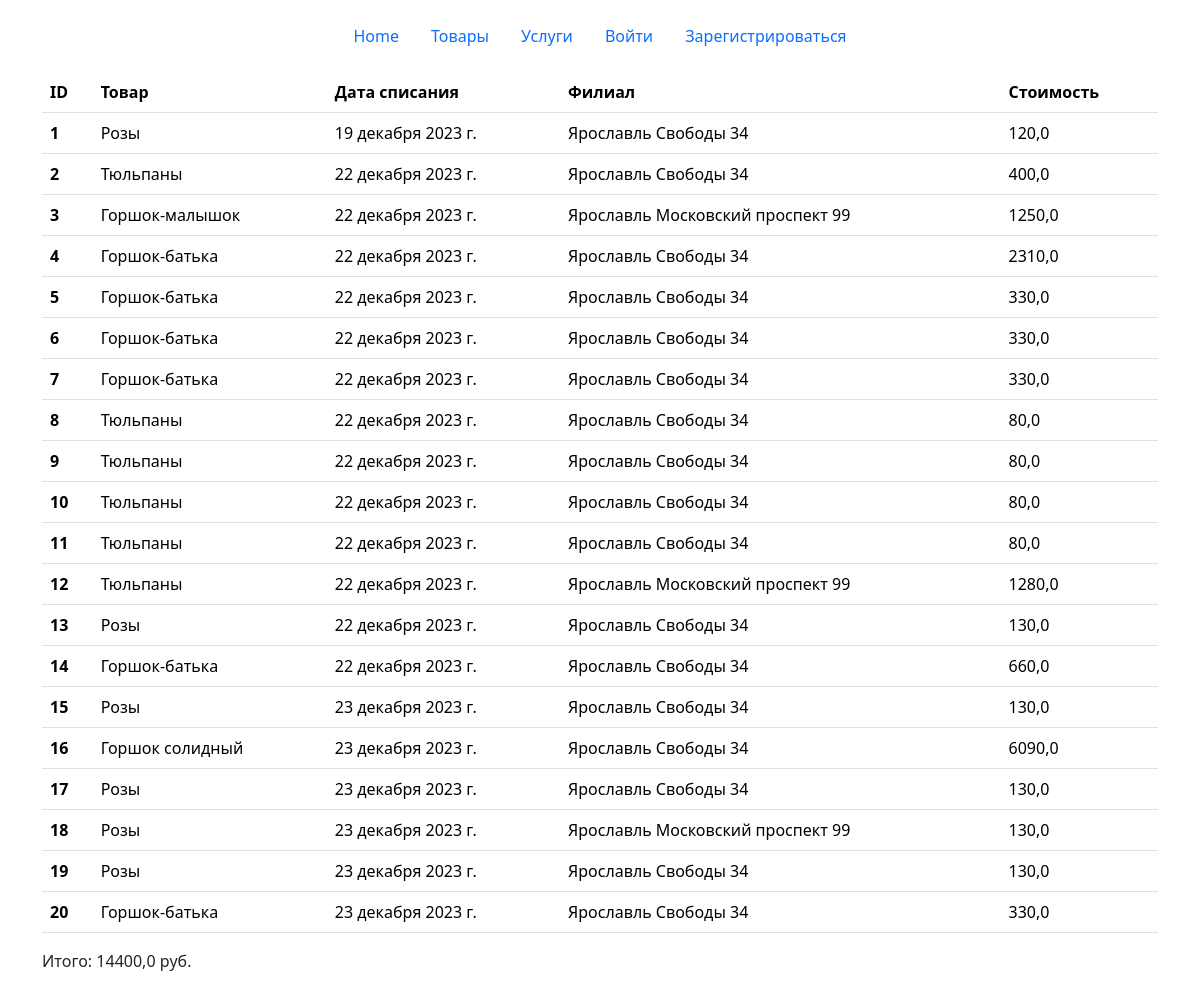
/all_sales/, run on the app's committed database.
### main/models.py (models this page shows, shortened)
class Sales(models.Model):
    product = models.ForeignKey(Products, on_delete=models.CASCADE, verbose_name='Продукт', blank=True, null=True)
    filial = models.ForeignKey(Filials, on_delete=models.CASCADE, verbose_name='Филиал', blank=True, null=True)
    date = models.DateField(verbose_name='Дата', blank=True, null=True)
    cost = models.FloatField(verbose_name='Стоимость', blank=True, null=True)
    class Meta:
        verbose_name = 'Продажа'
        verbose_name_plural = 'Продажи'

class Products(models.Model):
    name = models.CharField(max_length=50, verbose_name='Название', blank=True, null=True)
    type_product = models.ForeignKey(Types_products, on_delete=models.CASCADE, verbose_name='Тип продукта', blank=True,
                                     null=True)
    cost = models.FloatField(verbose_name='Стоимость', blank=True, null=True)
    photo = models.ImageField(upload_to='products', verbose_name='Фото', blank=True, null=True)
    stock_balance = models.IntegerField(verbose_name='Остаток на складе', blank=True, null=True)
    sheif_life = models.IntegerField(verbose_name='Срок годности', blank=True, null=True)
    def __str__(self):
        return f'{self.name}'
    class Meta:
        verbose_name = 'Товар'
        verbose_name_plural = 'Товары'

class Filials(models.Model):
    city = models.CharField(max_length=50, verbose_name='Город', blank=True, null=True)
    street = models.CharField(max_length=50, verbose_name='Улица', blank=True, null=True)
    house = models.CharField(max_length=50, verbose_name='Дом', blank=True, null=True)
    email = models.CharField(max_length=50, verbose_name='Email', blank=True, null=True)
    phone = models.CharField(max_length=50, verbose_name='Телефон', blank=True, null=True)
    def __str__(self):
        return f'{self.city} {self.street} {self.house}'
    class Meta:
        verbose_name = 'Филиал'
        verbose_name_plural = 'Филиалы'

### main/views.py (the view)
# urls.py: path('all_sales/', views.all_sales, name='all_sales'),
def all_sales(request):
    sales = Sales.objects.all()
    total_cost = 0
    for sale in sales:
        total_cost += sale.cost
    return render(request, 'sales.html', {'sales': sales, 'total_cost': total_cost})

### templates/sales.html
{% extends 'navbar.html' %}
{% block content %}
    <div class="container">
        <table class="table">
            <thead>
            <tr>
                <th scope="col">ID</th>
                <th scope="col">Товар</th>
                <th scope="col">Дата списания</th>
                <th scope="col">Филиал</th>
                <th scope="col">Стоимость</th>
            </tr>
            </thead>
            <tbody>
            {% for s in sales %}
                <tr>
                <th scope="row">{{ s.id }}</th>
                <td>{{ s.product }}</td>
                <td>{{ s.date }}</td>
                <td>{{ s.filial }}</td>
                <td>{{ s.cost }}</td>
            {% endfor %}
            </tbody>
        </table>
        <div class="mb-4">
            Итого: {{ total_cost }} руб.
        </div>
    </div>
{% endblock %}

### data on the page
Sales: id "1", product "Розы", date "19 декабря 2023 г.", filial "Ярославль Свободы 34", cost "120,0"
Sales: id "2", product "Тюльпаны", date "22 декабря 2023 г.", filial "Ярославль Свободы 34", cost "400,0"
Sales: id "3", product "Горшок-малышок", date "22 декабря 2023 г.", filial "Ярославль Московский проспект 99", cost "1250,0"
Sales: id "4", product "Горшок-батька", date "22 декабря 2023 г.", filial "Ярославль Свободы 34", cost "2310,0"
Sales: id "5", product "Горшок-батька", date "22 декабря 2023 г.", filial "Ярославль Свободы 34", cost "330,0"
Sales: id "6", product "Горшок-батька", date "22 декабря 2023 г.", filial "Ярославль Свободы 34", cost "330,0"
Sales: id "7", product "Горшок-батька", date "22 декабря 2023 г.", filial "Ярославль Свободы 34", cost "330,0"
Sales: id "8", product "Тюльпаны", date "22 декабря 2023 г.", filial "Ярославль Свободы 34", cost "80,0"
Sales: id "9", product "Тюльпаны", date "22 декабря 2023 г.", filial "Ярославль Свободы 34", cost "80,0"
Sales: id "10", product "Тюльпаны", date "22 декабря 2023 г.", filial "Ярославль Свободы 34", cost "80,0"
Sales: id "11", product "Тюльпаны", date "22 декабря 2023 г.", filial "Ярославль Свободы 34", cost "80,0"
Sales: id "12", product "Тюльпаны", date "22 декабря 2023 г.", filial "Ярославль Московский проспект 99", cost "1280,0"
Sales: id "13", product "Розы", date "22 декабря 2023 г.", filial "Ярославль Свободы 34", cost "130,0"
Sales: id "14", product "Горшок-батька", date "22 декабря 2023 г.", filial "Ярославль Свободы 34", cost "660,0"
Sales: id "15", product "Розы", date "23 декабря 2023 г.", filial "Ярославль Свободы 34", cost "130,0"
Sales: id "16", product "Горшок солидный", date "23 декабря 2023 г.", filial "Ярославль Свободы 34", cost "6090,0"
Sales: id "17", product "Розы", date "23 декабря 2023 г.", filial "Ярославль Свободы 34", cost "130,0"
Sales: id "18", product "Розы", date "23 декабря 2023 г.", filial "Ярославль Московский проспект 99", cost "130,0"
Sales: id "19", product "Розы", date "23 декабря 2023 г.", filial "Ярославль Свободы 34", cost "130,0"
Sales: id "20", product "Горшок-батька", date "23 декабря 2023 г.", filial "Ярославль Свободы 34", cost "330,0"

### other printed values
{{ total_cost }} "14400,0"
